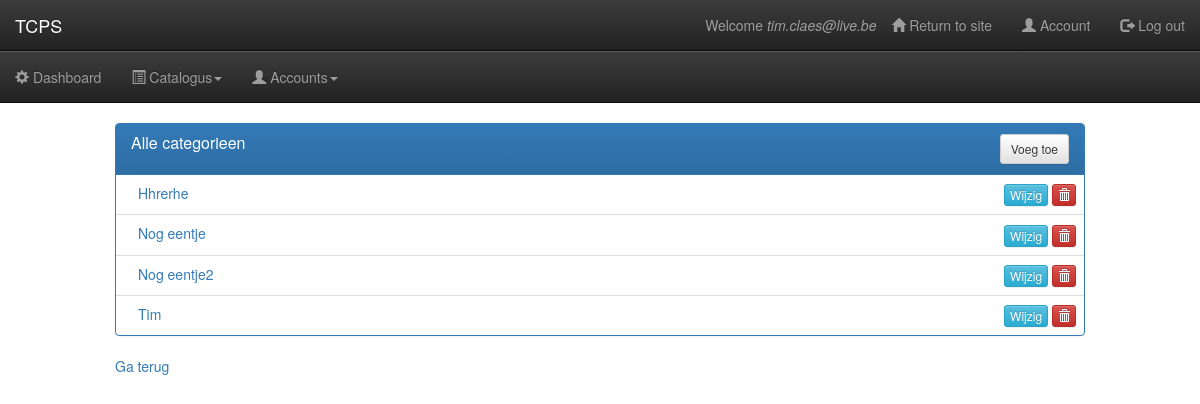
The page /products/dashboard/categorie/list/ (signed in) on the database as committed earlier.
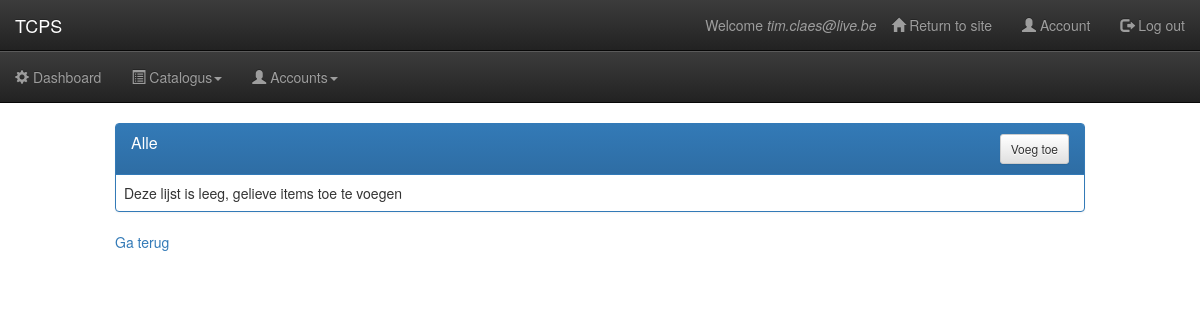
The same page on the database as committed later.
### catalogue/models.py (models this page shows)
class MetaOptionsMixin(object):
 	def get_verbose_name(self):
 		return self._meta.verbose_name
  	def get_verbose_name_plural(self):
 		return self._meta.verbose_name_plural
	def get_class_name(self):
		return self._meta.object_name

class Category(MetaOptionsMixin, models.Model):
	name = models.CharField(_('Naam'), max_length=255, unique=True)
	image = models.ImageField(_('Afbeelding'), upload_to='categories', blank=True, null=True, max_length=255)
	slug = models.SlugField(_('Slug'), unique=True, max_length=255)
	class Meta:
		app_label = 'catalogue'
		ordering = ['name']
		verbose_name = _('categorie')
		verbose_name_plural = _('categorieen')
	def __unicode__(self):
		return self.name
	def __str__(self):
		return self.name
	def get_absolute_url(self):
		return '/dashboard/'

### catalogue/views.py (the view)
class CategoryListView(ListView):
	print 'category list view'
	model = Category
	context_object_name = 'item_list'
	template_name = 'category_list.html'
	def get_queryset(self):
		print 'test'
		return Category.objects.all()
	def get_context_data(self, **kwargs):
		ctx = super(CategoryListView, self).get_context_data(**kwargs)
		ctx['modelname'] = 'categorie'
		return ctx

### catalogue/templates/category_list.html (shortened to what this page needs)
{% extends 'dashboard_layout.html' %}
{% load staticfiles crispy_forms_tags %}
{% block content %}
<div class="container-fluid">
	<div class="row">
		<div class="col-md-10 col-md-offset-1">
			<div class="panel panel-primary">
				<div class="panel-heading clearfix">
					<h5 class="panel-title pull-left">Alle {{ item_list.0.get_verbose_name_plural }}</h5>
					<div class="pull-right">
                        <a href="/products/dashboard/{{ modelname | lower }}/new/" class="btn btn-default btn-sm">Voeg toe</a>
                	</div>
				</div>
                <table class="table table-hover">
                    <tbody>
                    	{% for item in item_list %}
                        <tr>
                            <td>
                                &emsp;<a href="#">{{ item.name | capfirst }}</a>
                            </td>
                            <td class="text-right text-nowrap">
                            	<a class="btn btn-info btn-xs" href="/products/dashboard/{{ modelname }}/update/{{ item.slug }}" role="button">Wijzig</a>
                            	<a id="item-{{ item.slug }}" class="btn btn-danger btn-xs modalDelete" data-toggle="modal" role="button" data-target="#myModaal">
                            		<span class="glyphicon glyphicon-trash"></span>
                        		</a>
                            </td>
                        </tr>
                        {% empty %}
                        	<tr>
                        		<td>
                        			Deze lijst is leeg, gelieve items toe te voegen
                        		</td>
                        	</tr>
                    	{% endfor %}
                    </tbody>
                </table>
			</div>
		</div>
	</div>
	<div class="row">
		<div class="col-md-10 col-md-offset-1">
			<a href="{{request.META.HTTP_REFERER}}">Ga terug</a>
		</div>
	</div>
</div>
{% endblock content %}

Rows that differ between the two databases and show on the page:
removed Category: item_list "categorieen", name "Hhrerhe"
removed Category: name "Nog eentje"
removed Category: name "Nog eentje2"
removed Category: name "Tim"
Other text that changed with them:
text now shown: "Deze lijst is leeg, gelieve items toe te voegen"
